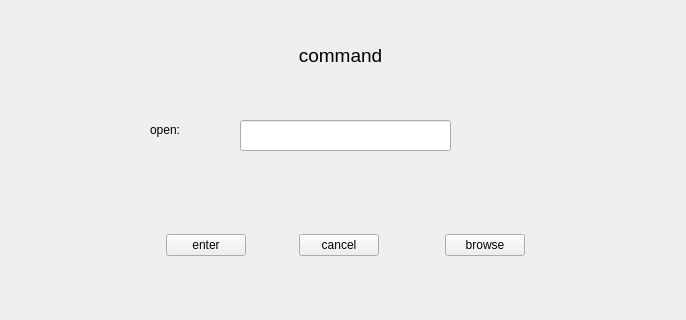
<?xml version="1.0" encoding="UTF-8"?>
<ui version="4.0">
 <class>Widget</class>
 <widget class="QWidget" name="Widget">
  <property name="geometry">
   <rect>
    <x>0</x>
    <y>0</y>
    <width>686</width>
    <height>320</height>
   </rect>
  </property>
  <property name="windowTitle">
   <string>Widget</string>
  </property>
  <widget class="QLabel" name="label">
   <property name="geometry">
    <rect>
     <x>270</x>
     <y>30</y>
     <width>141</width>
     <height>51</height>
    </rect>
   </property>
   <property name="font">
    <font>
     <pointsize>14</pointsize>
    </font>
   </property>
   <property name="text">
    <string>&lt;html&gt;&lt;head/&gt;&lt;body&gt;&lt;p align=&quot;center&quot;&gt;command&lt;/p&gt;&lt;/body&gt;&lt;/html&gt;</string>
   </property>
  </widget>
  <widget class="QLabel" name="label_2">
   <property name="geometry">
    <rect>
     <x>150</x>
     <y>120</y>
     <width>63</width>
     <height>19</height>
    </rect>
   </property>
   <property name="text">
    <string>open:</string>
   </property>
  </widget>
  <widget class="QLineEdit" name="cmdLineEdit">
   <property name="geometry">
    <rect>
     <x>240</x>
     <y>120</y>
     <width>211</width>
     <height>31</height>
    </rect>
   </property>
  </widget>
  <widget class="QWidget" name="layoutWidget">
   <property name="geometry">
    <rect>
     <x>120</x>
     <y>230</y>
     <width>451</width>
     <height>30</height>
    </rect>
   </property>
   <layout class="QHBoxLayout" name="horizontalLayout" stretch="0,0,0,0,0,0,0">
    <item>
     <spacer name="horizontalSpacer">
      <property name="orientation">
       <enum>Qt::Horizontal</enum>
      </property>
      <property name="sizeHint" stdset="0">
       <size>
        <width>40</width>
        <height>20</height>
       </size>
      </property>
     </spacer>
    </item>
    <item>
     <widget class="QPushButton" name="commitButton">
      <property name="text">
       <string>enter</string>
      </property>
     </widget>
    </item>
    <item>
     <spacer name="horizontalSpacer_2">
      <property name="orientation">
       <enum>Qt::Horizontal</enum>
      </property>
      <property name="sizeHint" stdset="0">
       <size>
        <width>40</width>
        <height>20</height>
       </size>
      </property>
     </spacer>
    </item>
    <item>
     <widget class="QPushButton" name="cancelButton">
      <property name="text">
       <string>cancel</string>
      </property>
     </widget>
    </item>
    <item>
     <spacer name="horizontalSpacer_3">
      <property name="orientation">
       <enum>Qt::Horizontal</enum>
      </property>
      <property name="sizeHint" stdset="0">
       <size>
        <width>60</width>
        <height>20</height>
       </size>
      </property>
     </spacer>
    </item>
    <item>
     <widget class="QPushButton" name="browseButton">
      <property name="text">
       <string>browse</string>
      </property>
     </widget>
    </item>
    <item>
     <spacer name="horizontalSpacer_4">
      <property name="orientation">
       <enum>Qt::Horizontal</enum>
      </property>
      <property name="sizeHint" stdset="0">
       <size>
        <width>40</width>
        <height>20</height>
       </size>
      </property>
     </spacer>
    </item>
   </layout>
  </widget>
 </widget>
 <resources/>
 <connections/>
</ui>
